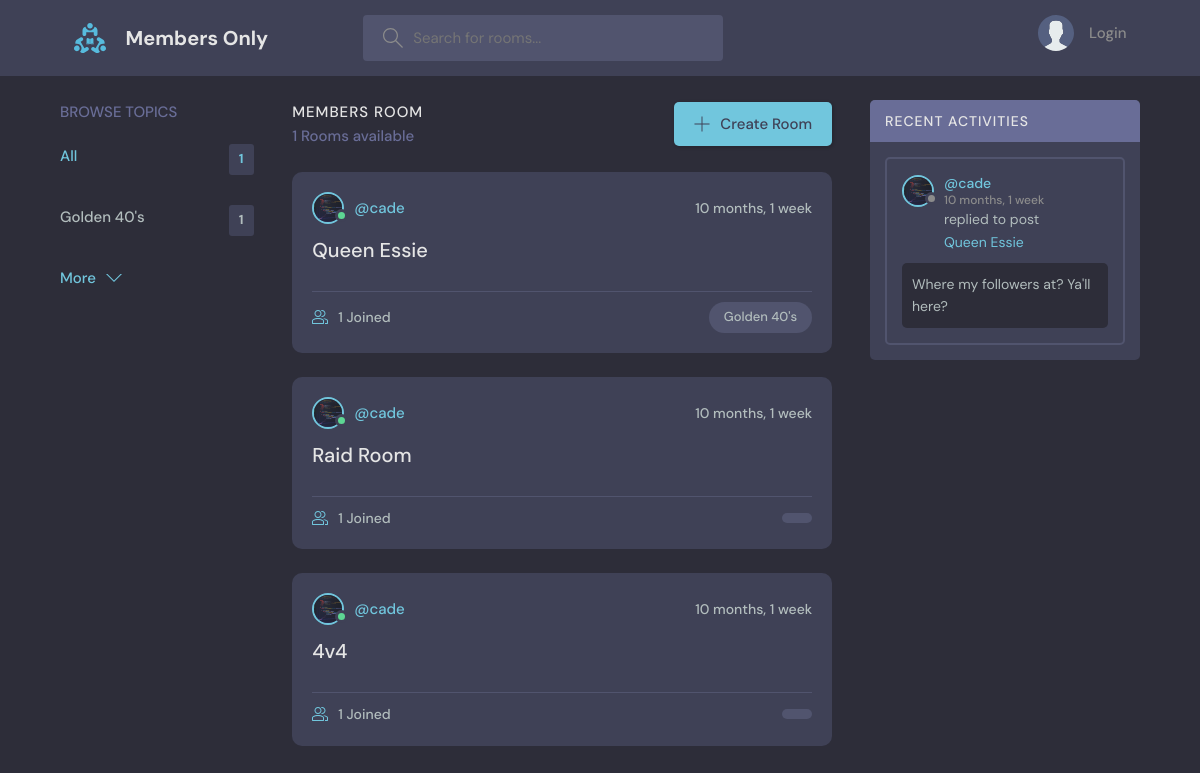
Before: / with the older database file.
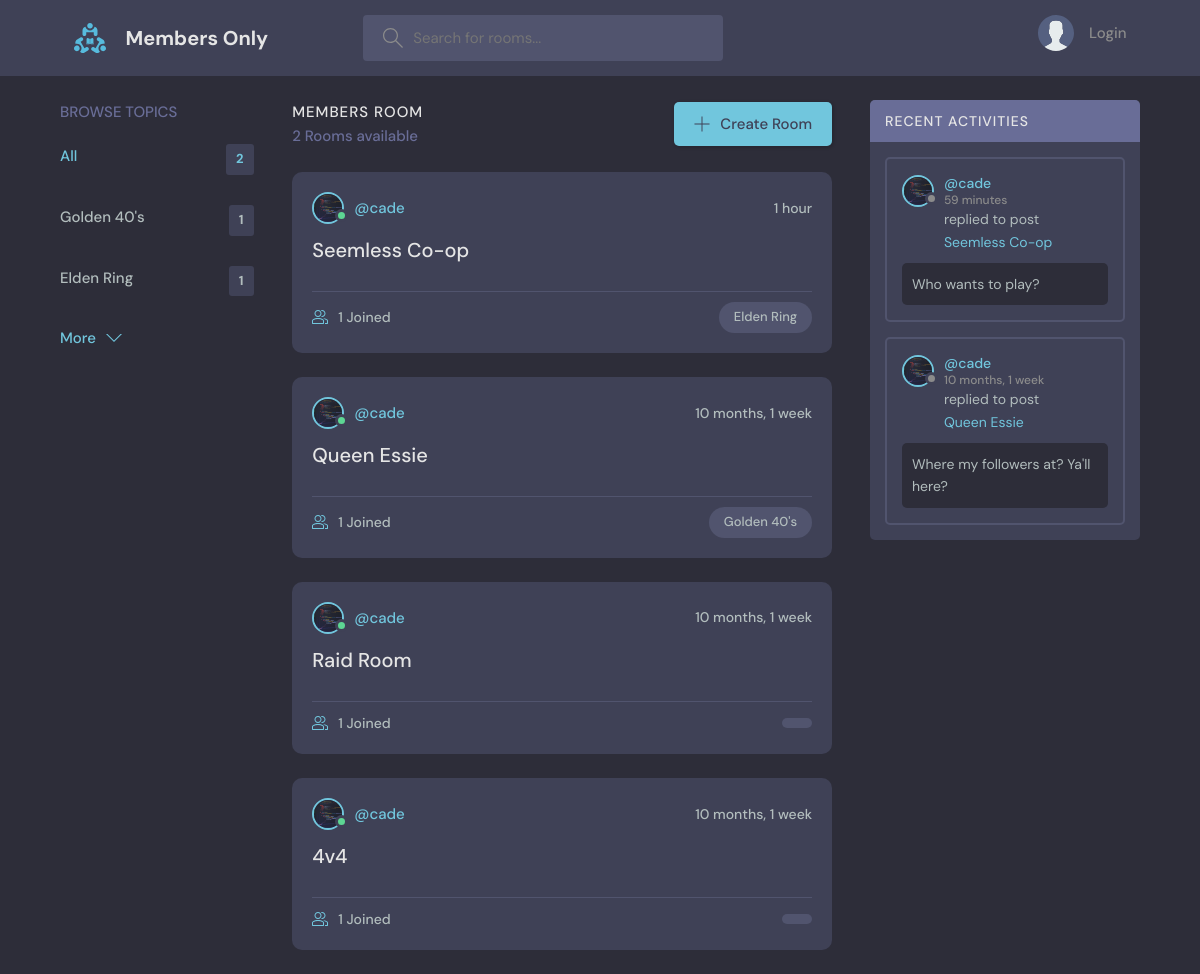
After: the same page with the newer database file.
### base/models.py (models this page shows, shortened)
class Topic(models.Model):
    name = models.CharField(max_length=200)

class Room(models.Model):
    host = models.ForeignKey(User, on_delete=models.SET_NULL, null=True)
    topic = models.ForeignKey(Topic, on_delete=models.SET_NULL, null=True)
    name = models.CharField(max_length=200)
    description = models.TextField(null=True, blank=True)
    participants = models.ManyToManyField(User, related_name='participants', blank=True)
    updated = models.DateTimeField(auto_now=True)
    created = models.DateTimeField(auto_now_add=True)
    class Meta:
        ordering = ['-updated', '-created']
    def __str__(self):
        return str(self.name)

class User(AbstractUser):
    name = models.CharField(max_length=200, null=True)
    email = models.EmailField(unique=True, null=True)
    bio = models.TextField(null=True)
    avatar = models.ImageField(null=True, default="avatar.svg")
    USERNAME_FIELD = 'email'
    REQUIRED_FIELDS = []

class Message(models.Model):
    user = models.ForeignKey(User, on_delete=models.CASCADE)
    room = models.ForeignKey(Room, on_delete=models.CASCADE)
    body = models.TextField()
    updated = models.DateTimeField(auto_now=True)
    created = models.DateTimeField(auto_now_add=True)
    class Meta:
        ordering = ['-updated', '-created']

### base/views.py (the view)
# urls.py: path('', views.home, name="home"),
def home(request):
    query = request.GET.get('query') if request.GET.get('query') != None else ''
    rooms = Room.objects.filter(
        Q(topic__name__icontains=query) |
        Q(name__icontains=query) |
        Q(description__icontains=query)
    )[0:9]
    topics = Topic.objects.all()[0:5]
    room_messages = Message.objects.filter(Q(room__topic__name__icontains=query))[0:10]
    room_count = rooms.count()
    context = {'rooms':rooms, 'topics':topics, 'room_count':room_count,
                 'room_messages':room_messages}
    return render(request, 'base/home.html', context)

### base/templates/base/home.html (shortened to what this page needs)
{% extends 'main.html' %}
    {% block content %}
    <main class="layout layout--3">
      <div class="container">
        {% include 'base/topic_component.html' %}
        <div class="roomList">
          <div class="roomList__header">
            <div>
              <h2>Members Room</h2>
              <p>{{topics.count}} Rooms available</p>
            </div>
            <a class="btn btn--main" href="{% url 'create-room' %}">
              <svg version="1.1" xmlns="http://www.w3.org/2000/svg" width="32" height="32" viewBox="0 0 32 32">
                <title>add</title>
                <path
                  d="M16.943 0.943h-1.885v14.115h-14.115v1.885h14.115v14.115h1.885v-14.115h14.115v-1.885h-14.115v-14.115z"
                ></path>
              </svg>
              Create Room
            </a>
          </div>
          {% include 'base/feed_component.html' %}
        </div>
        {%  include 'base/activity_component.html' %}
      </div>
    </main>
    {% endblock %}

### base/templates/base/topic_component.html
<div class="topics">
    <div class="topics__header">
      <h2>Browse Topics</h2>
    </div>
    <ul class="topics__list">
        <li>
            <a href="{%  url 'home' %}" class="active">All <span>{{topics.count}}</span></a>
        </li>
        {% for topic in topics %}
            <li>
                <a href="{% url 'home' %}?query={{topic.name}}">{{topic.name}}<span>{{topic.room_set.all.count}}</span></a>
            </li>
        {% endfor %}
    </ul>
    <a class="btn btn--link" href="{% url 'topics' %}">
      More
      <svg version="1.1" xmlns="http://www.w3.org/2000/svg" width="32" height="32" viewBox="0 0 32 32">
        <title>chevron-down</title>
        <path d="M16 21l-13-13h-3l16 16 16-16h-3l-13 13z"></path>
      </svg>
    </a>
</div>

### base/templates/base/feed_component.html (shortened to what this page needs)
{% for room in rooms %}
<div class="roomListRoom">
    <div class="roomListRoom__header">
      <a href="{% url 'user-profile' room.host.id %}" class="roomListRoom__author">
        <div class="avatar avatar--small active">
          <img src="{{room.host.avatar.url}}" />
        </div>
        <span>@{{room.host.username}}</span>
      </a>
      <div class="roomListRoom__actions">
        <span>{{room.created | timesince}}</span>
      </div>
    </div>
    <div class="roomListRoom__content">
      <a href="{% url 'room' room.id %}">{{room.name}}</a>
    </div>
    <div class="roomListRoom__meta">
      <a href = "{% url 'room' room.id %}" class="roomListRoom__joined">
        {{room.participants.count}} Joined
      </a>
      <p class="roomListRoom__topic">{{room.topic.name}}</p>
    </div>
  </div>
  {% endfor %}

### base/templates/base/activity_component.html (shortened to what this page needs)
<div class="activities">
        <div class="activities__header">
                <h2>Recent Activities</h2>
        </div>
        {% for message in room_messages %}
        <div class="activities__box">
          <div class="activities__boxHeader roomListRoom__header">
            <a href="{% url 'user-profile' message.user.id %}" class="roomListRoom__author">
              <div class="avatar avatar--small">
                <img src="{{message.user.avatar.url}}" />
              </div>
              <p>
                @{{message.user.username}}
                <span>{{message.created | timesince}}</span>
              </p>
            </a>
          </div>
          <div class="activities__boxContent">
            <p>replied to post <a href="{% url 'room' message.room.id %}">{{message.room}}</a></p>
            <div class="activities__boxRoomContent">
             {{message.body}}
            </div>
          </div>
        </div>
        {% endfor %}
</div>

Changed rows visible on the page:
added Topic: name "Elden Ring", room_set.all.count "1"
added Room: host.avatar (picture), host.username "cade", created "1 hour", name "Seemless Co-op", participants.count "1", topic.name "Elden Ring"
added Message: user.avatar (picture), user.username "cade", created "59 minutes", room "Seemless Co-op", body "Who wants to play?"
Other visible differences:
{{ topics.count }}: "1" → "2"
